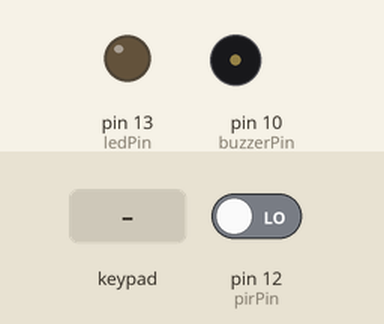
Bench run of a sketch on a simulated Arduino Uno, built with avr-gcc and run on an emulated ATmega328P. Shown: output pins drawn as LEDs (lit = HIGH), buzzer (waves = sounding). The test bench sets the inputs (shaded band); at power-on: pin 12 (pirPin) LOW. What the sketch prints to the serial monitor is not drawn.

Above: at 2.7 s.
2.8 s: pin 12 (pirPin) driven HIGH
At 3.6 s:
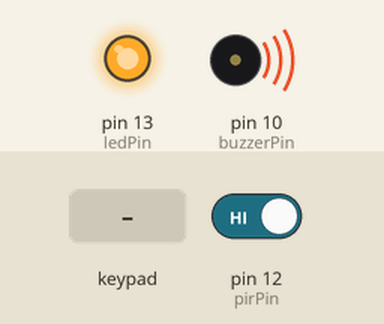
4.3 s: keypad keys 1 2 3 * pressed 0.4 s apart
Timing chart, 0 to 7.3 s (numbered marks = the images above; inputs shaded):
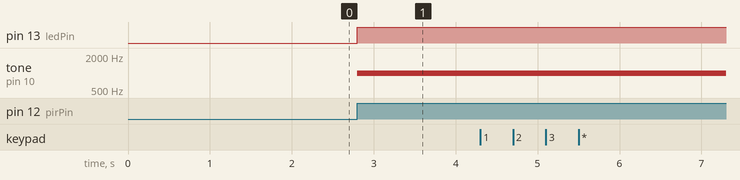

Measured:
- after the input at 2.8 s, pin 13 (ledPin): LOW → HIGH at once; tone on pin 10 (buzzerPin): silent → 1000 Hz at once

The sketch:

SecuritySystemMain.ino
```cpp
#include <Keypad.h>
const byte ROWS = 4;
const byte COLS = 4;
int calibrationTime = 30;
bool alarmOn = true;
int pirPin = 12;
int ledPin = 13;
int buzzerPin = 10;


char hexaKeys[ROWS][COLS] = {
  {'1', '2', '3', 'A'},
  {'4', '5', '6', 'B'},
  {'7', '8', '9', 'C'},
  {'*', '0', '#', 'D'}
};

byte rowPins[ROWS] = {9, 8, 7, 6};
byte colPins[COLS] = {5, 4, 3, 2};
String adminPassword = "123*";
String userPassword = "";
String hiddenPassword = "*";
Keypad customKeypad = Keypad(makeKeymap(hexaKeys), rowPins, colPins, ROWS, COLS);

void setup() {
  Serial.begin(9600);
  pinMode(buzzerPin, OUTPUT);
  pinMode(pirPin, INPUT);
  pinMode(ledPin, OUTPUT);
  digitalWrite(ledPin, LOW);

  Serial.println("Calibrating Sensor");
  for (int i = 0; i < calibrationTime; i++) {
    Serial.print(".");
    delay(50);
  }

  Serial.println("Done");
  Serial.println("Sensor Activated");
  delay(50);
}

void loop() {

  if (digitalRead(pirPin) == HIGH) {
    alarmOn=true;
    Serial.println("ALARM ACTIVATED");
    digitalWrite(ledPin, HIGH);
    alarmActivated();
  }

}


void stopProgram() {
  while (true) {}
}
void alarmActivated() {
  tone(buzzerPin,1000);
  while (alarmOn) {
    char customKey = customKeypad.getKey();
    if (customKey) {
      userPassword += customKey;
      Serial.print(hiddenPassword);
      if (userPassword.length() == adminPassword.length()) {
        if (validatePassword(userPassword)) {
          Serial.println("\nCorrect Password");
          digitalWrite(ledPin, LOW);
          alarmOn = false;
          userPassword = "";
          noTone(buzzerPin);
          Serial.println("ALARM OFF");
        }

        else {
          Serial.println("\nIncorrect Password");
          userPassword = "";
          hiddenPassword = '*';
        }

      }
    }
  }
}

bool validatePassword(String password) {
  bool passwordIsvalid = false;
  if (password == adminPassword) {
    passwordIsvalid = true;
  }
  return passwordIsvalid;
}
```
